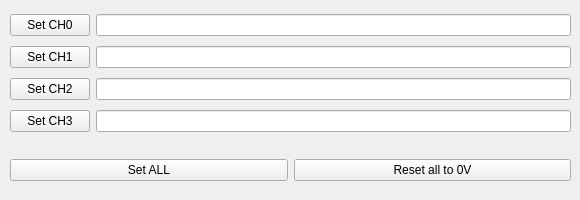
     <widget class="QWidget" name="tab">
      <attribute name="title">
       <string>DC</string>
      </attribute>
      <widget class="QWidget" name="gridLayoutWidget_2">
       <property name="geometry">
        <rect>
         <x>10</x>
         <y>10</y>
         <width>561</width>
         <height>128</height>
        </rect>
       </property>
       <layout class="QGridLayout" name="gridLayout_2">
        <item row="0" column="1">
         <widget class="QLineEdit" name="leset_ch0"/>
        </item>
        <item row="1" column="0">
         <widget class="QPushButton" name="buttset_ch1">
          <property name="text">
           <string>Set CH1</string>
          </property>
         </widget>
        </item>
        <item row="0" column="0">
         <widget class="QPushButton" name="buttset_ch0">
          <property name="text">
           <string>Set CH0</string>
          </property>
         </widget>
        </item>
        <item row="2" column="1">
         <widget class="QLineEdit" name="leset_ch2"/>
        </item>
        <item row="1" column="1">
         <widget class="QLineEdit" name="leset_ch1"/>
        </item>
        <item row="2" column="0">
         <widget class="QPushButton" name="buttset_ch2">
          <property name="text">
           <string>Set CH2</string>
          </property>
         </widget>
        </item>
        <item row="3" column="0">
         <widget class="QPushButton" name="buttset_ch3">
          <property name="text">
           <string>Set CH3</string>
          </property>
         </widget>
        </item>
        <item row="3" column="1">
         <widget class="QLineEdit" name="leset_ch3"/>
        </item>
       </layout>
      </widget>
      <widget class="QWidget" name="horizontalLayoutWidget_5">
       <property name="geometry">
        <rect>
         <x>10</x>
         <y>150</y>
         <width>561</width>
         <height>41</height>
        </rect>
       </property>
       <layout class="QHBoxLayout" name="horizontalLayout_5">
        <item>
         <widget class="QPushButton" name="buttset_all">
          <property name="text">
           <string>Set ALL</string>
          </property>
         </widget>
        </item>
        <item>
         <widget class="QPushButton" name="buttset_0v">
          <property name="text">
           <string>Reset all to 0V</string>
          </property>
         </widget>
        </item>
       </layout>
      </widget>
     </widget>
